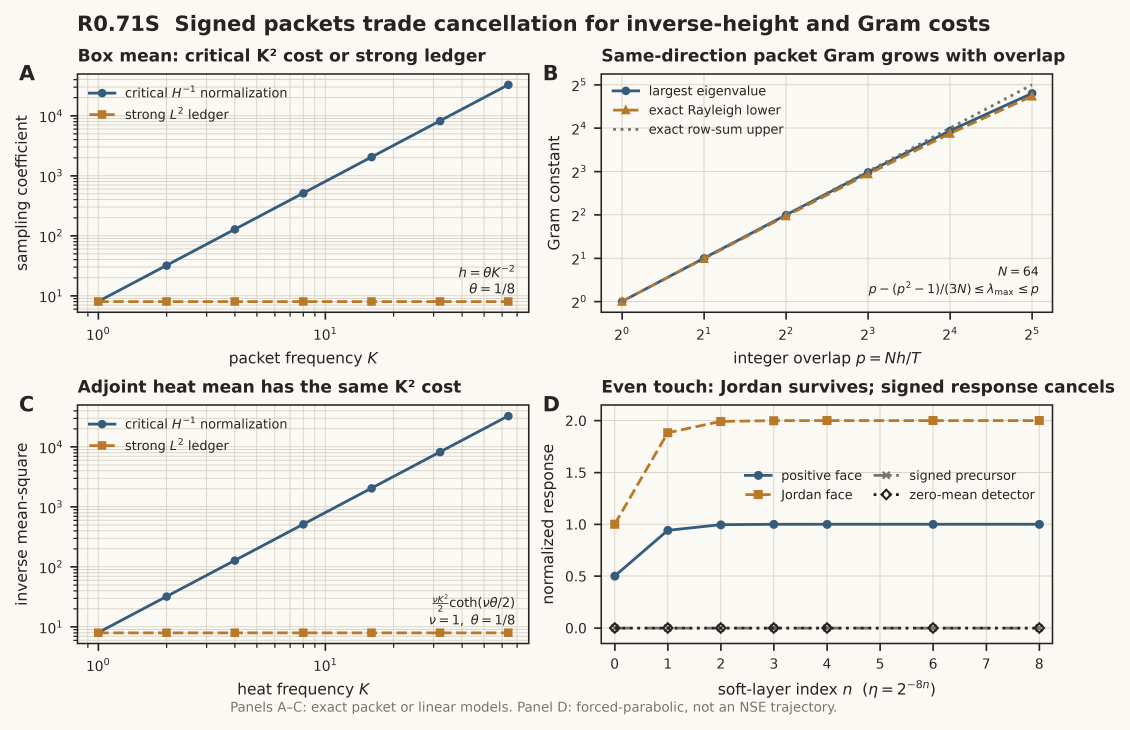
#> input picture figures/r071s-signed-packet/fig-r071s-signed-packet/figure.png, 4519 x 2919 px (shown at 1/4 size)
$ python qa_images.py
#> lines starting #> are read from the running program, lines starting #| are printed output that depends on the picture
#!/usr/bin/env python3
"""Create final-size color and true-grayscale QA previews."""

from pathlib import Path

from PIL import Image, ImageOps


ROOT = Path(__file__).resolve().parent


def main() -> None:
    with Image.open(ROOT / "figure.png") as source:
#> source is the input picture: PIL image 4519x2919 RGBA; mean R, G, B, A 237.8, 235.6, 230.2, 255
        preview = source.convert("RGB")
        preview.thumbnail((2200, 1600), Image.Resampling.LANCZOS)
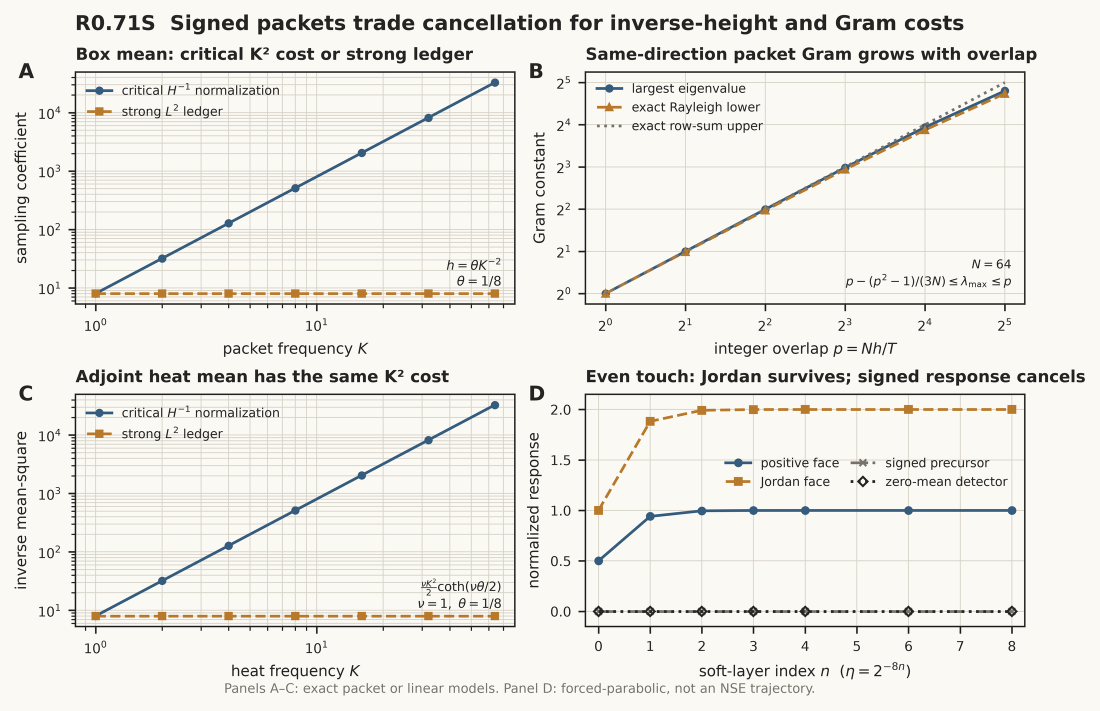
#> preview: PIL image 2200x1421 RGB (shown at 1/2 size); mean R, G, B 237.6, 235.5, 230.2
        preview.save(ROOT / "qa-original.png", dpi=(180, 180))
        ImageOps.grayscale(preview).save(
            ROOT / "qa-grayscale.png",
            dpi=(180, 180),
        )
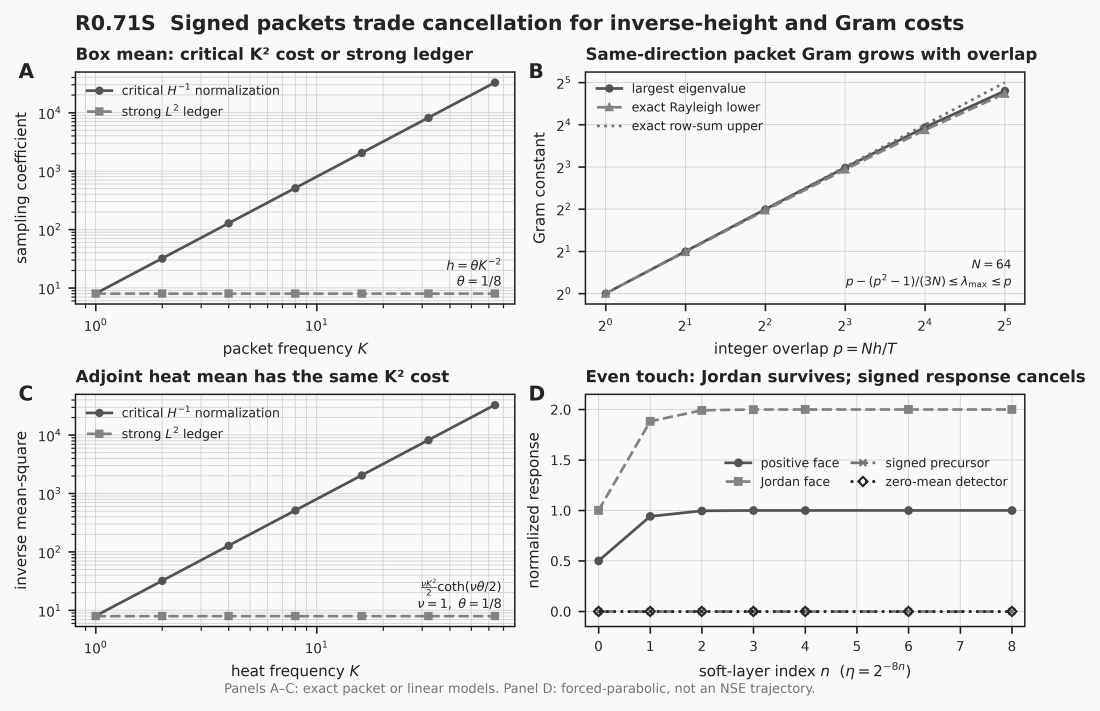
#> saved as qa-grayscale.png: PIL image 2200x1421 L (shown at 1/2 size); min 0, max 255, mean 235.5
    (ROOT / "qa-report.md").write_text(
        "# R0.71S figure QA\n\n"
        "- color preview generated: PASS\n"
        "- true grayscale preview generated: PASS\n"
        "- final-size visual inspection: PASS\n"
        "- labels, legends, scales, and units inspection: PASS\n"
        "- PDF-specific render inspection: PASS\n"
        "- data cross-check against exact and independent certificates: PASS\n"
        "- NSE initial-face and forced-parabolic boundaries recorded: PASS\n",
        encoding="utf-8",
    )


if __name__ == "__main__":
    main()
